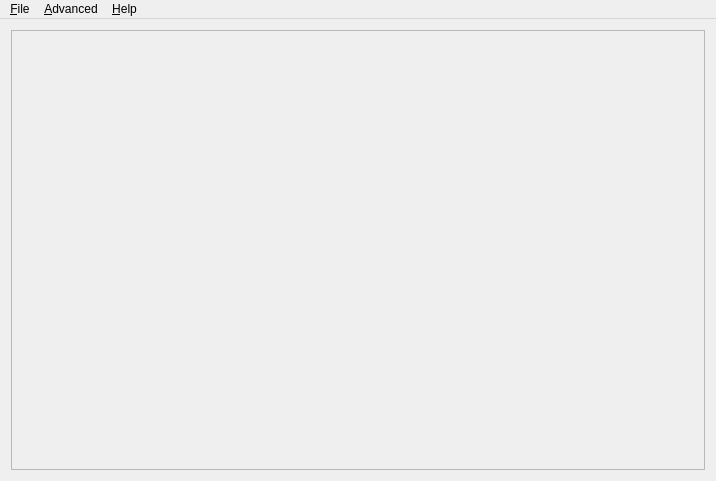
<?xml version="1.0" encoding="UTF-8"?>
<ui version="4.0">
 <class>MainWindow</class>
 <widget class="QMainWindow" name="MainWindow">
  <property name="geometry">
   <rect>
    <x>0</x>
    <y>0</y>
    <width>716</width>
    <height>481</height>
   </rect>
  </property>
  <property name="acceptDrops">
   <bool>true</bool>
  </property>
  <property name="windowTitle">
   <string/>
  </property>
  <widget class="QWidget" name="centralWidget">
   <layout class="QVBoxLayout" name="verticalLayout">
    <item>
     <widget class="ComboFrame" name="frameCombos">
      <property name="frameShape">
       <enum>QFrame::StyledPanel</enum>
      </property>
      <property name="frameShadow">
       <enum>QFrame::Raised</enum>
      </property>
     </widget>
    </item>
   </layout>
  </widget>
  <widget class="QMenuBar" name="menuBar">
   <property name="geometry">
    <rect>
     <x>0</x>
     <y>0</y>
     <width>716</width>
     <height>22</height>
    </rect>
   </property>
   <widget class="QMenu" name="menuFile">
    <property name="title">
     <string>&amp;File</string>
    </property>
    <addaction name="actionEnableDisableBeeftext"/>
    <addaction name="separator"/>
    <addaction name="actionShowPreferencesDialog"/>
    <addaction name="separator"/>
    <addaction name="actionExit"/>
   </widget>
   <widget class="QMenu" name="menu_Help">
    <property name="title">
     <string>&amp;Help</string>
    </property>
    <addaction name="actionGettingStarted"/>
    <addaction name="actionVisitBeeftextWiki"/>
    <addaction name="actionShowReleaseNotes"/>
    <addaction name="actionReportBug"/>
    <addaction name="separator"/>
    <addaction name="actionShowAboutDialog"/>
   </widget>
   <widget class="QMenu" name="menu_Advanced">
    <property name="title">
     <string>&amp;Advanced</string>
    </property>
    <addaction name="actionShowLogWindow"/>
    <addaction name="actionOpenLogFile"/>
    <addaction name="separator"/>
    <addaction name="actionBackup"/>
    <addaction name="actionRestore"/>
    <addaction name="separator"/>
    <addaction name="actionGenerateCheatSheet"/>
    <addaction name="separator"/>
   </widget>
   <addaction name="menuFile"/>
   <addaction name="menu_Advanced"/>
   <addaction name="menu_Help"/>
  </widget>
  <action name="actionExit">
   <property name="text">
    <string>E&amp;xit Beeftext</string>
   </property>
   <property name="iconText">
    <string notr="true">Exit &lt;insertAppNameHere&gt;</string>
   </property>
   <property name="toolTip">
    <string>Exit Beeftext</string>
   </property>
   <property name="shortcut">
    <string>Ctrl+Q</string>
   </property>
  </action>
  <action name="actionVisitBeeftextWiki">
   <property name="text">
    <string>&amp;Beeftext Wiki</string>
   </property>
   <property name="shortcut">
    <string>Shift+F1</string>
   </property>
  </action>
  <action name="actionShowAboutDialog">
   <property name="text">
    <string>&amp;About Beeftext</string>
   </property>
   <property name="shortcut">
    <string>F1</string>
   </property>
  </action>
  <action name="actionEnableDisableBeeftext">
   <property name="text">
    <string notr="true">#EnableDisableBeeftext#</string>
   </property>
   <property name="iconText">
    <string notr="true">#EnableDisableBeeftext#</string>
   </property>
   <property name="toolTip">
    <string notr="true">#EnableDisableBeeftext#</string>
   </property>
  </action>
  <action name="actionShowPreferencesDialog">
   <property name="text">
    <string>Preferences</string>
   </property>
   <property name="shortcut">
    <string>Ctrl+,</string>
   </property>
  </action>
  <action name="actionOpenLogFile">
   <property name="text">
    <string>Open &amp;Log File</string>
   </property>
   <property name="toolTip">
    <string>Open the log file</string>
   </property>
   <property name="shortcut">
    <string>Ctrl+Shift+L</string>
   </property>
  </action>
  <action name="actionGettingStarted">
   <property name="text">
    <string>&amp;Getting Started</string>
   </property>
   <property name="toolTip">
    <string>Getting Started</string>
   </property>
   <property name="shortcut">
    <string>Ctrl+F1</string>
   </property>
  </action>
  <action name="actionShowReleaseNotes">
   <property name="text">
    <string>&amp;Release Notes</string>
   </property>
   <property name="shortcut">
    <string>Ctrl+Shift+F1</string>
   </property>
  </action>
  <action name="actionBackup">
   <property name="text">
    <string>&amp;Back Up</string>
   </property>
   <property name="toolTip">
    <string>Back up the combo list.</string>
   </property>
  </action>
  <action name="actionRestore">
   <property name="text">
    <string>&amp;Restore</string>
   </property>
   <property name="toolTip">
    <string>Restore the combo list from a backup.</string>
   </property>
  </action>
  <action name="actionReportBug">
   <property name="text">
    <string>Report &amp;Bug</string>
   </property>
   <property name="shortcut">
    <string>Ctrl+Alt+F1</string>
   </property>
  </action>
  <action name="actionGenerateCheatSheet">
   <property name="text">
    <string>&amp;Generate Cheat Sheet</string>
   </property>
   <property name="toolTip">
    <string>Generate a cheat sheet that can be imported into a spreadsheet application, formatted and printed.</string>
   </property>
   <property name="shortcut">
    <string>Ctrl+Alt+Shift+C</string>
   </property>
  </action>
  <action name="action_Show_Log_Window">
   <property name="text">
    <string>Show Log &amp;Window</string>
   </property>
  </action>
  <action name="actionShowLogWindow">
   <property name="text">
    <string>Show Log &amp;Window</string>
   </property>
   <property name="toolTip">
    <string>Show the log window</string>
   </property>
   <property name="shortcut">
    <string>Ctrl+Alt+Shift+L</string>
   </property>
  </action>
 </widget>
 <layoutdefault spacing="6" margin="11"/>
 <customwidgets>
  <customwidget>
   <class>ComboFrame</class>
   <extends>QFrame</extends>
   <header>Combo/ComboFrame.h</header>
   <container>1</container>
  </customwidget>
 </customwidgets>
 <resources>
  <include location="Beeftext.qrc"/>
 </resources>
 <connections>
  <connection>
   <sender>actionExit</sender>
   <signal>triggered()</signal>
   <receiver>MainWindow</receiver>
   <slot>onActionExit()</slot>
   <hints>
    <hint type="sourcelabel">
     <x>-1</x>
     <y>-1</y>
    </hint>
    <hint type="destinationlabel">
     <x>299</x>
     <y>199</y>
    </hint>
   </hints>
  </connection>
  <connection>
   <sender>actionEnableDisableBeeftext</sender>
   <signal>triggered()</signal>
   <receiver>MainWindow</receiver>
   <slot>onActionEnableDisableBeeftext()</slot>
   <hints>
    <hint type="sourcelabel">
     <x>-1</x>
     <y>-1</y>
    </hint>
    <hint type="destinationlabel">
     <x>346</x>
     <y>290</y>
    </hint>
   </hints>
  </connection>
  <connection>
   <sender>actionShowAboutDialog</sender>
   <signal>triggered()</signal>
   <receiver>MainWindow</receiver>
   <slot>onActionShowAboutDialog()</slot>
   <hints>
    <hint type="sourcelabel">
     <x>-1</x>
     <y>-1</y>
    </hint>
    <hint type="destinationlabel">
     <x>346</x>
     <y>290</y>
    </hint>
   </hints>
  </connection>
  <connection>
   <sender>actionShowPreferencesDialog</sender>
   <signal>triggered()</signal>
   <receiver>MainWindow</receiver>
   <slot>onActionShowPreferencesDialog()</slot>
   <hints>
    <hint type="sourcelabel">
     <x>-1</x>
     <y>-1</y>
    </hint>
    <hint type="destinationlabel">
     <x>346</x>
     <y>290</y>
    </hint>
   </hints>
  </connection>
  <connection>
   <sender>actionOpenLogFile</sender>
   <signal>triggered()</signal>
   <receiver>MainWindow</receiver>
   <slot>onActionOpenLogFile()</slot>
   <hints>
    <hint type="sourcelabel">
     <x>-1</x>
     <y>-1</y>
    </hint>
    <hint type="destinationlabel">
     <x>346</x>
     <y>290</y>
    </hint>
   </hints>
  </connection>
  <connection>
   <sender>actionBackup</sender>
   <signal>triggered()</signal>
   <receiver>MainWindow</receiver>
   <slot>onActionBackup()</slot>
   <hints>
    <hint type="sourcelabel">
     <x>-1</x>
     <y>-1</y>
    </hint>
    <hint type="destinationlabel">
     <x>331</x>
     <y>237</y>
    </hint>
   </hints>
  </connection>
  <connection>
   <sender>actionRestore</sender>
   <signal>triggered()</signal>
   <receiver>MainWindow</receiver>
   <slot>onActionRestore()</slot>
   <hints>
    <hint type="sourcelabel">
     <x>-1</x>
     <y>-1</y>
    </hint>
    <hint type="destinationlabel">
     <x>331</x>
     <y>237</y>
    </hint>
   </hints>
  </connection>
  <connection>
   <sender>actionGenerateCheatSheet</sender>
   <signal>triggered()</signal>
   <receiver>MainWindow</receiver>
   <slot>onActionGenerateCheatSheet()</slot>
   <hints>
    <hint type="sourcelabel">
     <x>-1</x>
     <y>-1</y>
    </hint>
    <hint type="destinationlabel">
     <x>331</x>
     <y>237</y>
    </hint>
   </hints>
  </connection>
  <connection>
   <sender>actionShowLogWindow</sender>
   <signal>triggered()</signal>
   <receiver>MainWindow</receiver>
   <slot>onActionShowLogWindow()</slot>
   <hints>
    <hint type="sourcelabel">
     <x>-1</x>
     <y>-1</y>
    </hint>
    <hint type="destinationlabel">
     <x>357</x>
     <y>240</y>
    </hint>
   </hints>
  </connection>
 </connections>
 <slots>
  <slot>onActionExit()</slot>
  <slot>onActionShowMainWindow()</slot>
  <slot>onActionEnableDisableBeeftext()</slot>
  <slot>onActionShowAboutDialog()</slot>
  <slot>onActionShowPreferencesDialog()</slot>
  <slot>onActionOpenLogFile()</slot>
  <slot>onActionBackup()</slot>
  <slot>onActionRestore()</slot>
  <slot>onActionGenerateCheatSheet()</slot>
  <slot>onActionShowLogWindow()</slot>
 </slots>
</ui>
